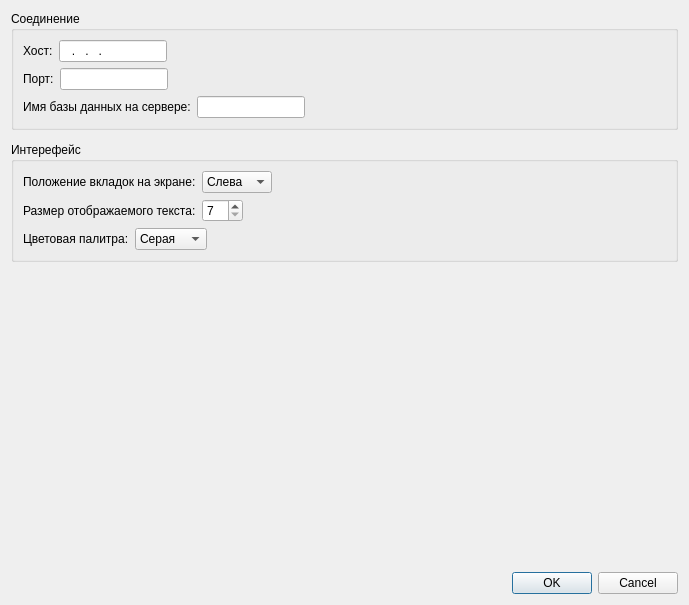
<?xml version="1.0" encoding="UTF-8"?>
<ui version="4.0">
 <class>SettingsWindow</class>
 <widget class="QDialog" name="SettingsWindow">
  <property name="geometry">
   <rect>
    <x>0</x>
    <y>0</y>
    <width>689</width>
    <height>605</height>
   </rect>
  </property>
  <property name="windowTitle">
   <string>Настройки</string>
  </property>
  <property name="windowIcon">
   <iconset resource="Resources.qrc">
    <normaloff>:/image/technical-support.png</normaloff>:/image/technical-support.png</iconset>
  </property>
  <property name="toolTipDuration">
   <number>-4</number>
  </property>
  <layout class="QVBoxLayout" name="verticalLayout_3">
   <property name="spacing">
    <number>12</number>
   </property>
   <item>
    <widget class="QGroupBox" name="groupBox_connection">
     <property name="title">
      <string>Соединение</string>
     </property>
     <layout class="QVBoxLayout" name="verticalLayout">
      <item>
       <layout class="QHBoxLayout" name="horizontalLayout_4">
        <item>
         <widget class="QLabel" name="label">
          <property name="text">
           <string>Хост:</string>
          </property>
         </widget>
        </item>
        <item>
         <widget class="QLineEdit" name="lineEdit_host">
          <property name="sizePolicy">
           <sizepolicy hsizetype="Preferred" vsizetype="Fixed">
            <horstretch>0</horstretch>
            <verstretch>0</verstretch>
           </sizepolicy>
          </property>
          <property name="inputMask">
           <string>000.000.000.000</string>
          </property>
         </widget>
        </item>
        <item>
         <spacer name="horizontalSpacer">
          <property name="orientation">
           <enum>Qt::Horizontal</enum>
          </property>
          <property name="sizeHint" stdset="0">
           <size>
            <width>40</width>
            <height>20</height>
           </size>
          </property>
         </spacer>
        </item>
       </layout>
      </item>
      <item>
       <layout class="QHBoxLayout" name="horizontalLayout_3">
        <item>
         <widget class="QLabel" name="label_2">
          <property name="text">
           <string>Порт:</string>
          </property>
         </widget>
        </item>
        <item>
         <widget class="QLineEdit" name="lineEdit_port">
          <property name="sizePolicy">
           <sizepolicy hsizetype="Preferred" vsizetype="Fixed">
            <horstretch>0</horstretch>
            <verstretch>0</verstretch>
           </sizepolicy>
          </property>
          <property name="inputMask">
           <string>00000000</string>
          </property>
         </widget>
        </item>
        <item>
         <spacer name="horizontalSpacer_2">
          <property name="orientation">
           <enum>Qt::Horizontal</enum>
          </property>
          <property name="sizeHint" stdset="0">
           <size>
            <width>40</width>
            <height>20</height>
           </size>
          </property>
         </spacer>
        </item>
       </layout>
      </item>
      <item>
       <layout class="QHBoxLayout" name="horizontalLayout_2">
        <item>
         <widget class="QLabel" name="label_3">
          <property name="text">
           <string>Имя базы данных на сервере:</string>
          </property>
         </widget>
        </item>
        <item>
         <widget class="QLineEdit" name="lineEdit_dbName">
          <property name="sizePolicy">
           <sizepolicy hsizetype="Preferred" vsizetype="Fixed">
            <horstretch>0</horstretch>
            <verstretch>0</verstretch>
           </sizepolicy>
          </property>
          <property name="inputMask">
           <string/>
          </property>
         </widget>
        </item>
        <item>
         <spacer name="horizontalSpacer_3">
          <property name="orientation">
           <enum>Qt::Horizontal</enum>
          </property>
          <property name="sizeHint" stdset="0">
           <size>
            <width>40</width>
            <height>20</height>
           </size>
          </property>
         </spacer>
        </item>
       </layout>
      </item>
     </layout>
    </widget>
   </item>
   <item>
    <widget class="QGroupBox" name="groupBox_UI">
     <property name="title">
      <string>Интерефейс</string>
     </property>
     <layout class="QVBoxLayout" name="verticalLayout_2">
      <item>
       <layout class="QHBoxLayout" name="horizontalLayout">
        <item>
         <widget class="QLabel" name="label_4">
          <property name="text">
           <string>Положение вкладок на экране:</string>
          </property>
         </widget>
        </item>
        <item>
         <widget class="QComboBox" name="comboBox_tabPos">
          <item>
           <property name="text">
            <string>Слева</string>
           </property>
          </item>
          <item>
           <property name="text">
            <string>Вверху</string>
           </property>
          </item>
         </widget>
        </item>
        <item>
         <spacer name="horizontalSpacer_4">
          <property name="orientation">
           <enum>Qt::Horizontal</enum>
          </property>
          <property name="sizeHint" stdset="0">
           <size>
            <width>40</width>
            <height>20</height>
           </size>
          </property>
         </spacer>
        </item>
       </layout>
      </item>
      <item>
       <layout class="QHBoxLayout" name="horizontalLayout_5">
        <item>
         <widget class="QLabel" name="label_5">
          <property name="text">
           <string>Размер отображаемого текста:</string>
          </property>
         </widget>
        </item>
        <item>
         <widget class="QSpinBox" name="spinBox_fontSize">
          <property name="minimum">
           <number>7</number>
          </property>
          <property name="maximum">
           <number>20</number>
          </property>
         </widget>
        </item>
        <item>
         <spacer name="horizontalSpacer_5">
          <property name="orientation">
           <enum>Qt::Horizontal</enum>
          </property>
          <property name="sizeHint" stdset="0">
           <size>
            <width>40</width>
            <height>20</height>
           </size>
          </property>
         </spacer>
        </item>
       </layout>
      </item>
      <item>
       <layout class="QHBoxLayout" name="horizontalLayout_6">
        <item>
         <widget class="QLabel" name="label_6">
          <property name="text">
           <string>Цветовая палитра:</string>
          </property>
         </widget>
        </item>
        <item>
         <widget class="QComboBox" name="comboBox_theme">
          <item>
           <property name="text">
            <string>Серая</string>
           </property>
          </item>
          <item>
           <property name="text">
            <string>Черная</string>
           </property>
          </item>
          <item>
           <property name="text">
            <string>Белая</string>
           </property>
          </item>
         </widget>
        </item>
        <item>
         <spacer name="horizontalSpacer_6">
          <property name="orientation">
           <enum>Qt::Horizontal</enum>
          </property>
          <property name="sizeHint" stdset="0">
           <size>
            <width>40</width>
            <height>20</height>
           </size>
          </property>
         </spacer>
        </item>
       </layout>
      </item>
     </layout>
    </widget>
   </item>
   <item>
    <spacer name="verticalSpacer">
     <property name="orientation">
      <enum>Qt::Vertical</enum>
     </property>
     <property name="sizeHint" stdset="0">
      <size>
       <width>20</width>
       <height>40</height>
      </size>
     </property>
    </spacer>
   </item>
   <item>
    <widget class="QDialogButtonBox" name="buttonBox">
     <property name="toolTip">
      <string>Вы сможете вернуться сюда еще раз, если настройки будут некорректны</string>
     </property>
     <property name="orientation">
      <enum>Qt::Horizontal</enum>
     </property>
     <property name="standardButtons">
      <set>QDialogButtonBox::Cancel|QDialogButtonBox::Ok</set>
     </property>
    </widget>
   </item>
  </layout>
 </widget>
 <resources>
  <include location="Resources.qrc"/>
 </resources>
 <connections>
  <connection>
   <sender>buttonBox</sender>
   <signal>accepted()</signal>
   <receiver>SettingsWindow</receiver>
   <slot>accept()</slot>
   <hints>
    <hint type="sourcelabel">
     <x>248</x>
     <y>254</y>
    </hint>
    <hint type="destinationlabel">
     <x>157</x>
     <y>274</y>
    </hint>
   </hints>
  </connection>
  <connection>
   <sender>buttonBox</sender>
   <signal>rejected()</signal>
   <receiver>SettingsWindow</receiver>
   <slot>reject()</slot>
   <hints>
    <hint type="sourcelabel">
     <x>316</x>
     <y>260</y>
    </hint>
    <hint type="destinationlabel">
     <x>286</x>
     <y>274</y>
    </hint>
   </hints>
  </connection>
 </connections>
</ui>
